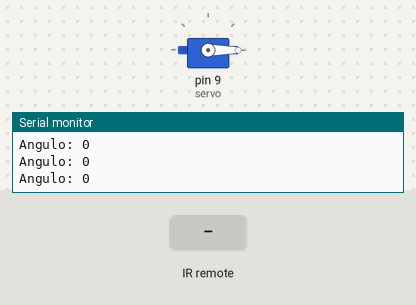
Recording of a sketch running on a simulated Arduino Uno, built with avr-gcc and run on an emulated ATmega328P. Shown: servo, the last lines printed to the serial monitor. The inputs (shaded band) are chosen by the test bench.

Above: at 1.2 s.
1.3 s: infrared code 0xFF807F received
At 2.3 s:
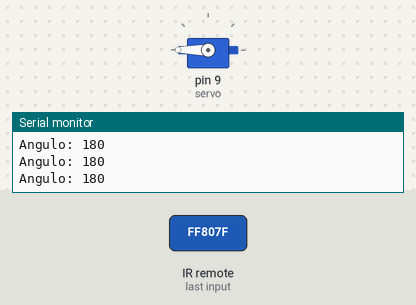
2.8 s: infrared code 0xFF58A7 received
At 3.7 s:
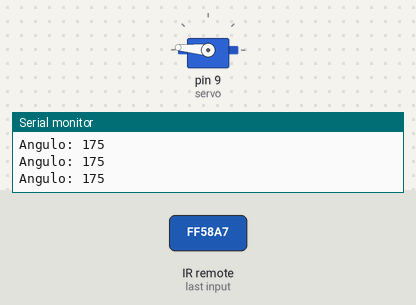
Timing chart, 0 to 5.8 s (numbered marks = the images above; inputs shaded):
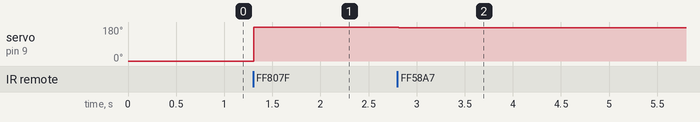

Measured:
- after the input at 1.3 s, servo on pin 9 (servo): 0° → 180° at once
- after the input at 2.8 s, servo on pin 9 (servo): 180° → 175° at once

The sketch:

Control_Servo.ino
```cpp
#include "IRremote.h"
#include <Servo.h>

int receiver = 11; // Signal Pin of IR receiver to Arduino Digital Pin 11
int angulo = 0;

IRrecv irrec(receiver);     // create instance of 'irrecv'
decode_results results;
Servo servo;

void setup(){
  Serial.begin(9600);
  Serial.println("IR Receiver Button Decode");
  irrec.enableIRIn(); // Start the receiver
  servo.attach(9);
}

void loop(){
  if (irrec.decode(&results)){ // have we received an IR signal?
    Serial.println("");
    Serial.println(results.value);

    switch (results.value){
    case 16734375: Serial.println("IZQUERDA_AROS");
    if (angulo>0){
      angulo-=5;
    }
    break;
    case 16730295: Serial.println("ARRIBA_AROS");
    break;
    case 16742535: Serial.println("DERECHA_AROS");
    if (angulo<180){
      angulo+=5;
    }
    break;

    case 16744575: Serial.println("ON");
    if (angulo==0){
      angulo = 180;
    } else if (angulo <= 90){
      angulo = 0;
    }
    break;
    case 16760895: Serial.println("BLANK" );
    angulo = 0;
    break;
    case 16716015: Serial.println("CENTRO");

    }
    irrec.resume(); // receive the next value
  }
  Serial.print("Angulo: ");
  Serial.println(angulo);
  servo.write(angulo);
  delay(100);
}
```
